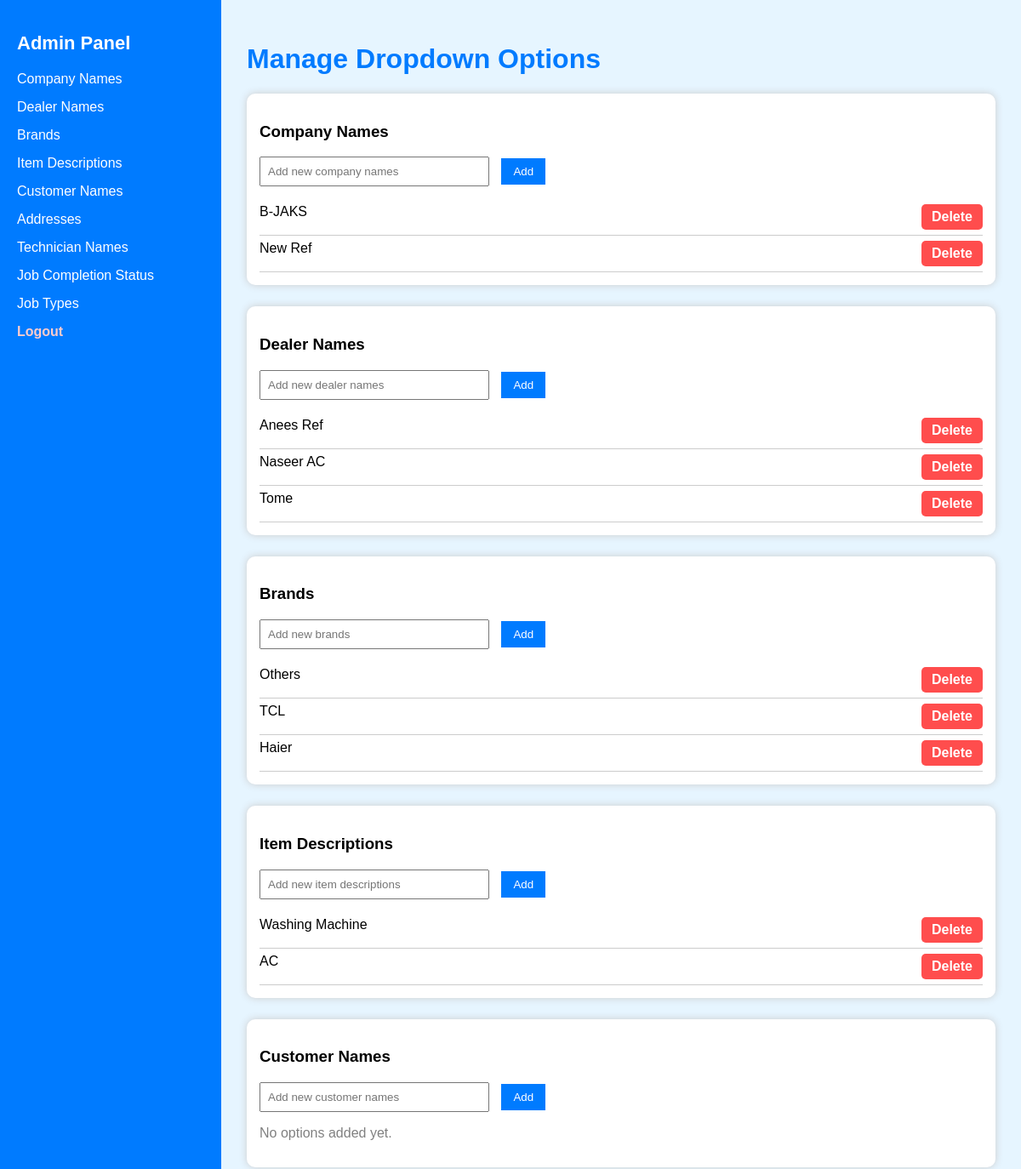
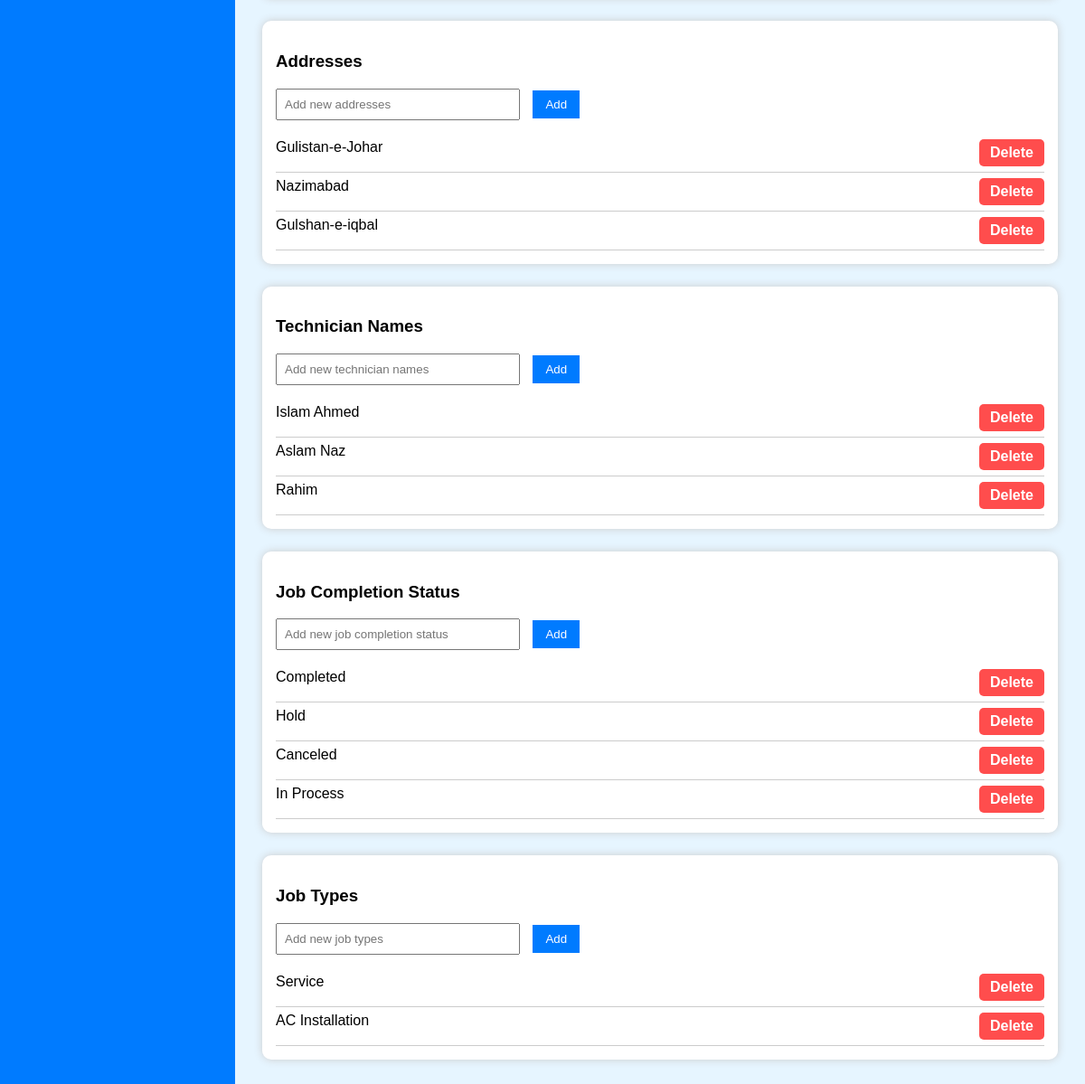
/dashboard.php (signed in), run on the app's committed database (2 pictures, top to bottom).
### tables this page shows
CREATE TABLE `dropdown_options` (
  `id` int(11) NOT NULL,
  `field_name` varchar(255) NOT NULL,
  `option_value` varchar(255) NOT NULL
);

### dashboard.php (the view, shortened to what this page needs)
<?php
require 'db.php';
$dropdowns = [
    'Company Name' => 'Company Names',
    'Dealer Name' => 'Dealer Names',
    'Brand' => 'Brands',
    'Item Description' => 'Item Descriptions',
    'Customer Name' => 'Customer Names',
    'Address' => 'Addresses',
    'Technician Name' => 'Technician Names',
    'Job Completion Status' => 'Job Completion Status',
    'Job Type' => 'Job Types'
];
?>
<!DOCTYPE html>
<html>
<head>
    <link rel="stylesheet" href="style.css">
</head>
<body>
<div class="admin-container">
    <div class="sidebar">
        <h2>Admin Panel</h2>
        <ul>
            <?php foreach ($dropdowns as $field => $label): ?>
                <li><a href="#<?= strtolower(str_replace(' ', '_', $field)) ?>"><?= $label ?></a></li>
            <?php endforeach; ?>
            <li><a href="logout.php" class="logout-btn">Logout</a></li>
        </ul>
    </div>
    <div class="main-content">
        <h1>Manage Dropdown Options</h1>
        <?php foreach ($dropdowns as $field => $label): ?>
            <div class="dropdown-section" id="<?= strtolower(str_replace(' ', '_', $field)) ?>">
                <h3><?= $label ?></h3>
                <form action="save_dropdown.php" method="post" class="add-form">
                    <input type="text" name="option_value" placeholder="Add new <?= strtolower($label) ?>" required>
                    <button type="submit">Add</button>
                </form>
                <div class="item-list">
                    <?php
                    $stmt = $conn->prepare("SELECT id, option_value FROM dropdown_options WHERE field_name = ? ORDER BY id DESC");
                    $stmt->bind_param("s", $field);
                    $stmt->execute();
                    $result = $stmt->get_result();
                    if ($result->num_rows > 0):
                        while ($row = $result->fetch_assoc()):
                    ?>
                            <div class="item-row">
                                <span><?= htmlspecialchars($row['option_value']) ?></span>
                                <a href="delete_dropdown.php?id=<?= $row['id'] ?>" class="delete-btn">Delete</a>
                            </div>
                    <?php
                        endwhile;
                    else:
                        echo "<p style='color:gray;'>No options added yet.</p>";
                    endif;
                    ?>
                </div>
            </div>
        <?php endforeach; ?>
    </div>
</div>
</body>
</html>

### style.css (style rules this page uses)
body { margin: 0; font-family: Arial, sans-serif; background-color: #e6f5ff; }
.admin-container { display: flex; height: 100vh; }
.sidebar { width: 220px; background-color: #007BFF; color: white; padding: 20px; }
.sidebar h2 { font-size: 22px; margin-bottom: 20px; }
.sidebar ul { list-style: none; padding: 0; }
.sidebar ul li { margin: 15px 0; }
.sidebar ul li a { color: white; text-decoration: none; display: block; }
.sidebar ul li a.logout-btn { color: #ffcccc; font-weight: bold; }
.main-content { flex: 1; padding: 30px; overflow-y: scroll; }
h1 { color: #007BFF; }
.dropdown-section { background: white; padding: 15px; margin-bottom: 25px; border-radius: 10px; box-shadow: 0 0 10px #ccc; }
.add-form input[type="text"] { padding: 8px; width: 250px; margin-right: 10px; }
.add-form button { padding: 8px 14px; background-color: #007BFF; color: white; border: none; cursor: pointer; }
.item-list { margin-top: 15px; }
.item-row { display: flex; justify-content: space-between; padding: 6px 0; border-bottom: 1px solid #ccc; }
.delete-btn { color: red; text-decoration: none; }
.delete-btn { background-color: #ff4d4d; color: white; border: none; padding: 6px 12px; border-radius: 5px; cursor: pointer; font-weight: bold; transition: background-color 0.2s; text-decoration: none; }

### data on the page
dropdown_options: option_value "B-JAKS"
dropdown_options: option_value "New Ref"
dropdown_options: option_value "Anees Ref"
dropdown_options: option_value "Naseer AC"
dropdown_options: option_value "Tome"
dropdown_options: option_value "Others"
dropdown_options: option_value "TCL"
dropdown_options: option_value "Haier"
dropdown_options: option_value "Washing Machine"
dropdown_options: option_value "AC"
dropdown_options: option_value "Gulistan-e-Johar"
dropdown_options: option_value "Nazimabad"
dropdown_options: option_value "Gulshan-e-iqbal"
dropdown_options: option_value "Islam Ahmed"
dropdown_options: option_value "Aslam Naz"
dropdown_options: option_value "Rahim"
dropdown_options: option_value "Completed"
dropdown_options: option_value "Hold"
dropdown_options: option_value "Canceled"
dropdown_options: option_value "In Process"
dropdown_options: option_value "Service"
dropdown_options: option_value "AC Installation"

### other printed values
$label "Company Names"
$label "Dealer Names"
$label "Brands"
$label "Item Descriptions"
$label "Customer Names"
$label "Addresses"
$label "Technician Names"
$label "Job Completion Status"
$label "Job Types"
